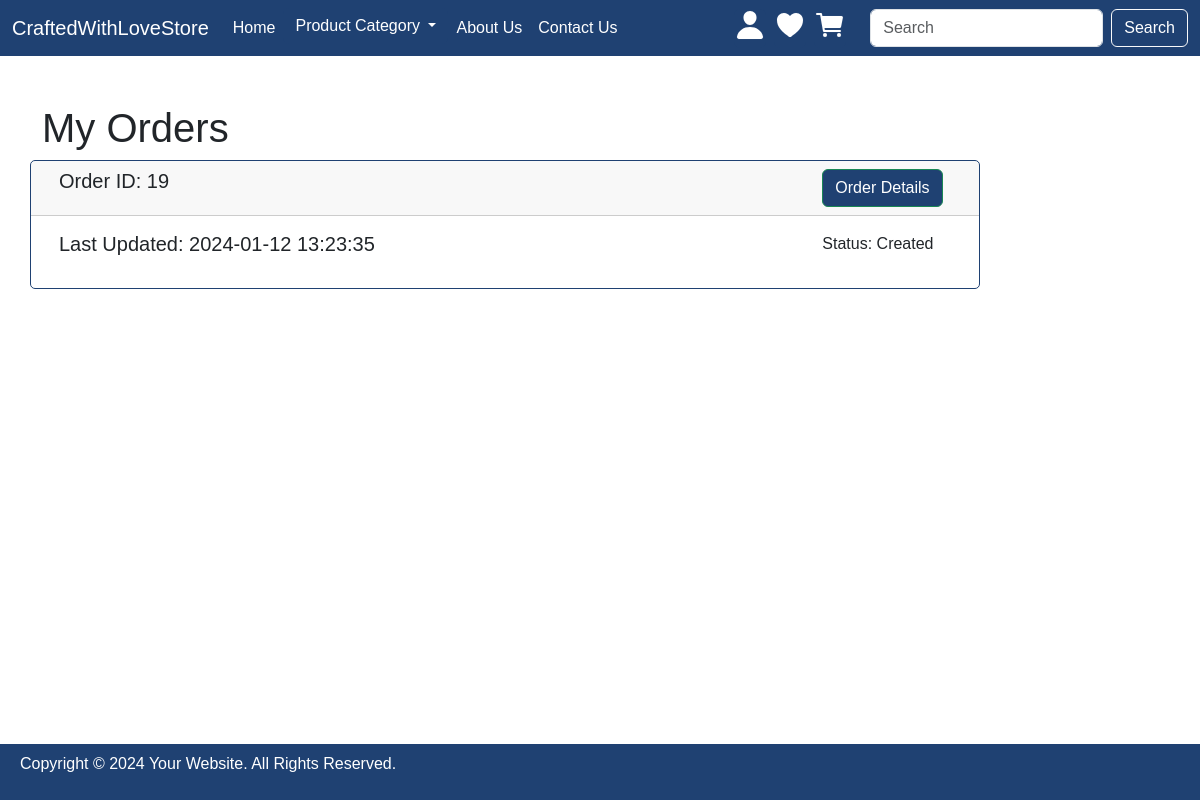
Screenshot of /orderlist.php (signed in) with the database file from the repository.
### tables this page shows
CREATE TABLE `orders` (
  `id` int(11) NOT NULL,
  `userid` int(11) NOT NULL,
  `createddate` datetime NOT NULL,
  `updateddate` datetime NOT NULL,
  `addressid` int(11) NOT NULL,
  `statusid` int(11) NOT NULL
);

CREATE TABLE `orderstatus` (
  `id` int(11) NOT NULL,
  `status` varchar(1024) NOT NULL
);

### includes/dbfunctions.php (called while the page is built, shortened)
<?php
function GetUserByID($con, $id)
{
    $sql = "SELECT * FROM user WHERE id = '$id'";
    $stmt = mysqli_stmt_init($con);
    if(!mysqli_stmt_prepare($stmt, $sql)) {
        echo "Could not load Users";
        exit();
    }
    mysqli_stmt_execute($stmt);
    $result = mysqli_stmt_get_result($stmt);
    if(mysqli_num_rows($result) > 0) {
        return $result->fetch_assoc();
    }
    return false;
}
function GetOrdersByUser($con, $userID)
{
    $sql = "SELECT o.*, s.status FROM orders o JOIN orderstatus s ON o.statusid = s.id  WHERE o.userid = '$userID' ORDER BY createddate DESC;";
    $stmt = mysqli_stmt_init($con);
    if(!mysqli_stmt_prepare($stmt, $sql)) {
        echo "Could not load User Orders";
        exit();
    }
    mysqli_stmt_execute($stmt);
    $result = mysqli_stmt_get_result($stmt);
    return $result;
}

### orderlist.php (the view, shortened to what this page needs)
<?php
require_once 'includes/functions.php';
require_once 'includes/dbfunctions.php';
$user = GetUserByID($con, $_SESSION['USER']['id']);
$orderlist = GetOrdersByUser($con, $user['id']);
require_once 'includes/header.php';
require_once 'includes/navbar.php';
?>
<div class="container mb-4">
    <div class="row mt-5">
        <h1>My Orders</h1>
        <?php foreach($orderlist as $order): ?>
        <div class="card col-10 mb-4">
            <div class="row card-header">
                <div class="col-10">
                    <h5>Order ID: <?php echo $order['id']; ?></h5>
                </div>
                <div class="col-2">
                    <a href="orderdetails.php?id=<?php echo $order['id']; ?>" class="btn btn-success">Order Details</a>
                </div>
            </div>
            <div class="card-body">
                <div class="row">
                    <div class="col-10">
                        <h5 class="card-title">
                            <p>Last Updated: <?php echo $order['updateddate'] ?></p>
                    </div>
                    <div class="col-2">
                        <p>Status: <?php echo $order['status'] ?></p>
                    </div>
                </div>
            </div>
        </div>
        <?php endforeach; ?>
    </div>
</div>
<?php
        include 'includes/footer.php';
    ?>

### css/style.css (style rules this page uses)
body { font-family:Arial, Helvetica, sans-serif; }
h1, h2, h3, h4, h5, h6, p { font-family:Arial, Helvetica, sans-serif; }
.card { border-color:#1f4172; border-style: solid; border-radius: 5px; }
.btn { color: #ffff; background-color: #1f4172; }

### rows the page displays
orders: id "19", updateddate "2024-01-12 13:23:35", statusid.status "Created"
